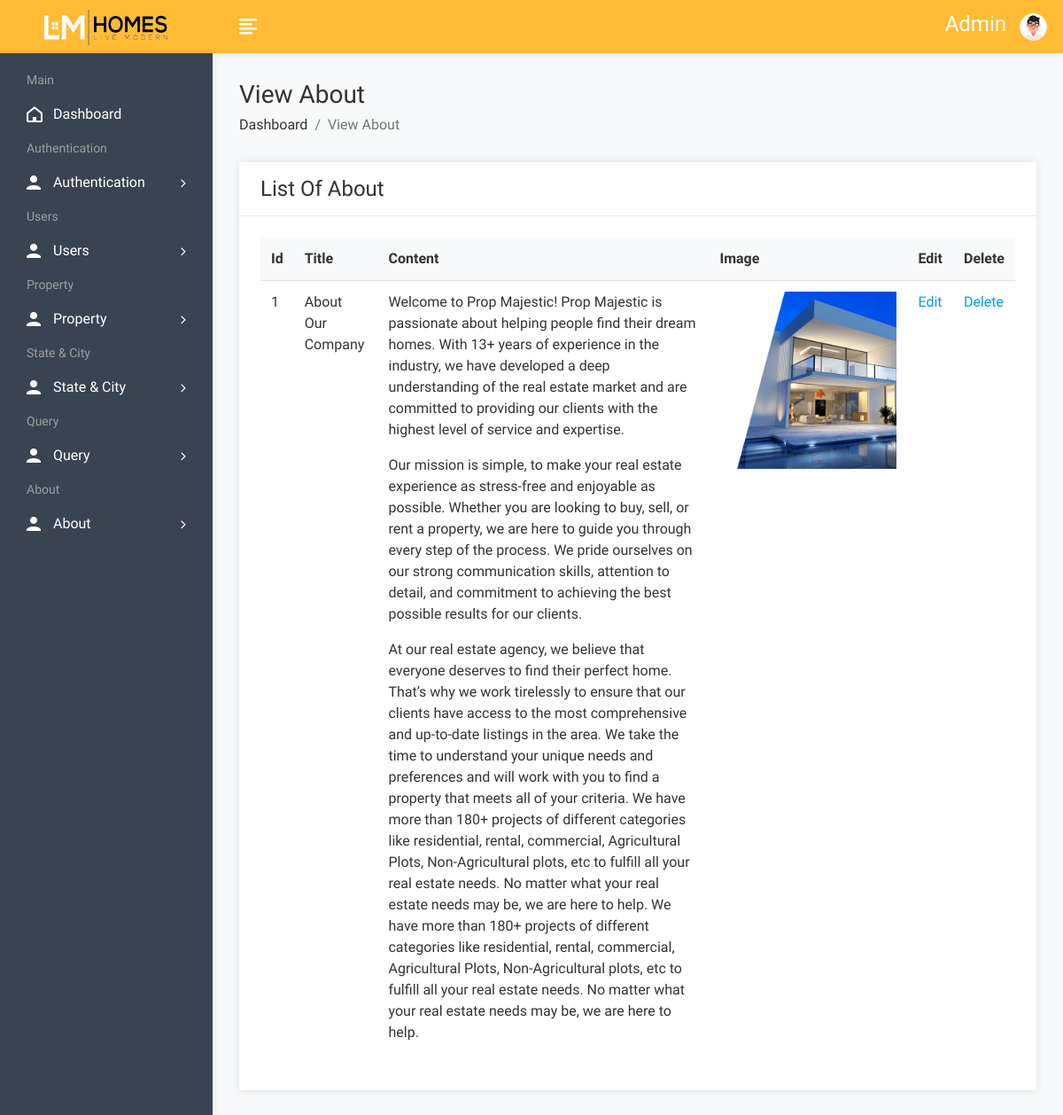
Screenshot of /admin/aboutview.php (signed in) with the database file from the repository.
### tables this page shows
CREATE TABLE `about` (
  `id` int(10) NOT NULL,
  `title` varchar(100) NOT NULL,
  `content` longtext NOT NULL,
  `image` varchar(300) NOT NULL
);

### admin/aboutview.php (the view, shortened to what this page needs)
<!DOCTYPE html>
<html lang="en">
<head>
        <link rel="stylesheet" href="assets/css/bootstrap.min.css">
        <link rel="stylesheet" href="assets/css/font-awesome.min.css">
        <link rel="stylesheet" href="assets/css/feathericon.min.css">
        <link rel="stylesheet" href="assets/css/style.css">
    </head>
    <body>
				<?php include("header.php"); ?>
            <div class="page-wrapper">
                <div class="content container-fluid">
					<div class="page-header">
						<div class="row">
							<div class="col">
								<h3 class="page-title">View About</h3>
								<ul class="breadcrumb">
									<li class="breadcrumb-item"><a href="dashboard.php">Dashboard</a></li>
									<li class="breadcrumb-item active">View About</li>
								</ul>
							</div>
						</div>
					</div>
					<div class="row">
						<div class="col-sm-12">
							<div class="card">
								<div class="card-header">
									<h4 class="card-title">List Of About</h4>
								</div>
								<div class="card-body">
									<div class="table-responsive">
										<table class="table table-stripped">
											<thead>
												<tr>
													<th>Id</th>
													<th>Title</th>
													<th>Content</th>
													<th>Image</th>
													<th>Edit</th>
													<th>Delete</th>
												</tr>
											</thead>
											<?php
													$query=mysqli_query($con,"select * from about");
													$cnt=1;
													while($row=mysqli_fetch_row($query))
														{
											?>
											<tbody>
												<tr>
													<td><?php echo $cnt; ?></td>
													<td><?php echo $row['1']; ?></td>
													<td><?php echo $row['2']; ?></td>
													<td><img src="upload/<?php echo $row['3']; ?>" height="200px" width="200px"></td>
													<td><a href="aboutedit.php?id=<?php echo $row['0']; ?>">Edit</a></td>
													<td><a href="aboutdelete.php?id=<?php echo $row['0']; ?>">Delete</a></td>
												</tr>
											</tbody>
												<?php
												$cnt=$cnt+1;
												}
												?>
										</table>
									</div>
								</div>
							</div>
						</div>
					</div>
				</div>
			</div>
    </body>
</html>

### rows the page displays
about: title "About Our Company", content "Welcome to Prop Majestic! Prop Majestic is passionate about helping people find their dream homes. With 13+ years of experience in the industry, we have developed a deep understanding of the real estate market and are committed to providing our clients with the highest level of service and expertise. Our mission is simple, to make your real estate experience as stress-free and enjoyable as possible. Whether you are looking to buy, sell, or rent a property, we are here to guide you through every step of the process. We pride ourselves on our strong communication skills, attention to detail, and commitment to achieving the best possible results for our clients. At our real estate agency, we…", image (picture)

### other values shown
$_SESSION['auser'] "Admin"
